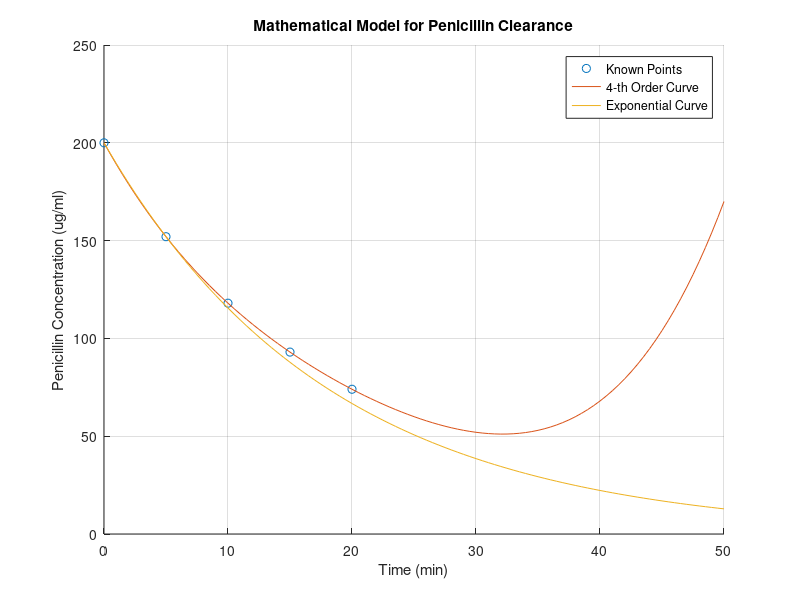

Reproduce this figure in MATLAB. (Note: this script raises an error after producing the figure.)
hold all
grid on
%Setting the x-axis domain
x=linspace(0,20,101)
%Setting the x-coordinate points
xpts=[0,5,10,15,20]
%Setting the y-coordinate points
ypts=[200,152,118,93,74]
%Plot the points
plot(xpts,ypts,'o')
%Labelling the y-axis
ylabel ('Penicillin Concentration (ug/ml)')
%Labelling the x-axis
xlabel ('Time (min)')
%Labelling the Title
title ('Mathematical Model for Penicillin Clearance')
x=linspace(0,50,101)
%Finding the coefficients
coefs=polyfit(xpts,ypts,4)
%Setting up the y-axis for the polynomial fit
y=polyval(coefs,x)
%Plot the polynomial fit
plot(x,y)
%Create function for the exponential curve
y1=200.*exp(-0.05488736914.*x)
%Plot exponential curve
plot(x,y1)
%Name legend
legend ('Known Points', '4-th Order Curve', 'Exponential Curve')
syms x
xsolns=solve((a.*exp(b.*x))==40)
plot(x,xsolns,'*')
